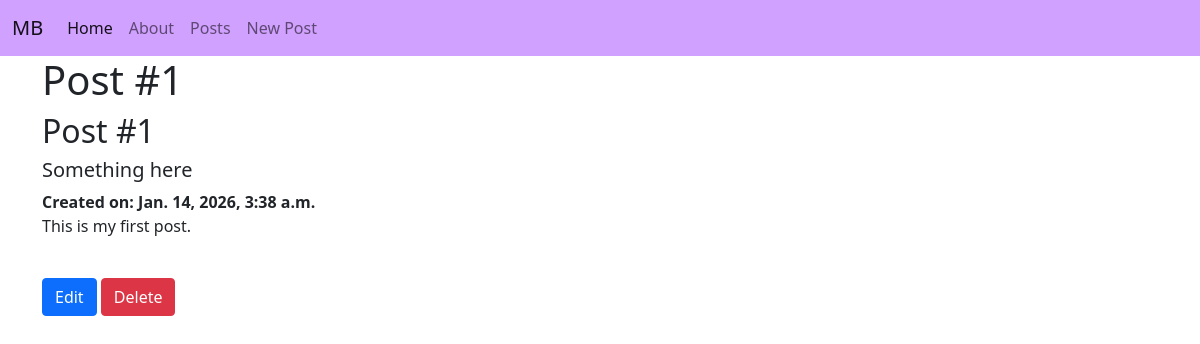
Before: /posts/1 with the older database file.
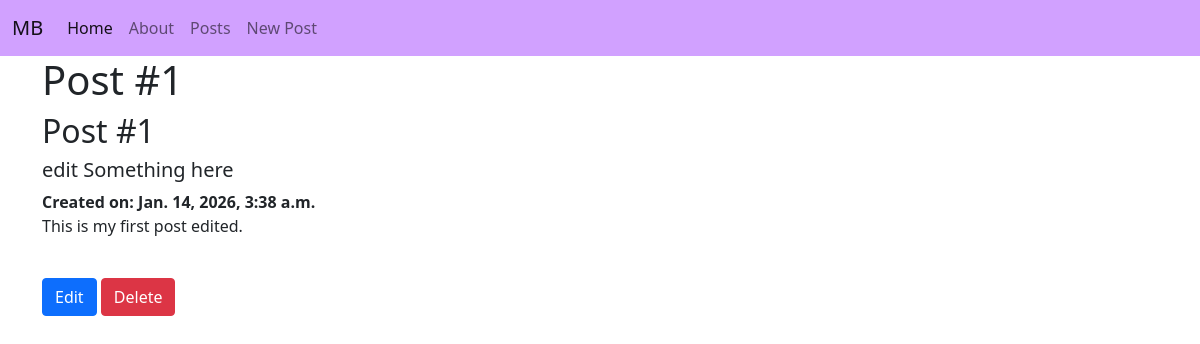
After: the same page with the newer database file.
### posts/models.py (models this page shows, shortened)
class Post(models.Model):
    title = models.CharField(max_length=128)
    subtitle = models.CharField(max_length=256)
    body = models.TextField()
    created_on = models.DateTimeField(auto_now_add=True)

### posts/views.py (the view)
# urls.py: path("<int:pk>", PostDetailView.as_view(), name="post_detail"),
class PostDetailView(DetailView): # GET Method
    template_name = "posts/detail.html"
    model = Post
    context_object_name = "single_post"

### templates/posts/detail.html (shortened to what this page needs)
{% extends 'base.html' %}
{% block content %}
    <h1>Post #{{single_post.id}}</h1>
    <h2>{{single_post.title}}</h2>
    <h5>{{single_post.subtitle}}</h5>
    <strong>Created on: {{single_post.created_on}}</strong>
    <p>{{single_post.body}}</p>
    <br>
    <a href="{% url 'post_edit' single_post.id %}" class="btn btn-primary">Edit</a>
    <a href="{% url 'post_delete' single_post.id %}" class="btn btn-danger">Delete</a>
{% endblock %}

### templates/base.html (shortened to what this page needs)
<!DOCTYPE html>
<html lang="en">
<head>
    <link href="https://cdn.jsdelivr.net/npm/bootstrap@5.0.2/dist/css/bootstrap.min.css" rel="stylesheet">
</head>
<body>
    {% include 'navbar.html' %}
    <div class="container">
        {% block content %}
        {% endblock %}
    </div>
</body>
</html>

### templates/navbar.html (shortened to what this page needs)
<nav class="navbar navbar-expand-lg navbar-light" style="background-color: rgb(209, 161, 255);">
  <div class="container-fluid">
    <a class="navbar-brand" href="{% url 'home' %}">MB</a>
    <div class="collapse navbar-collapse" id="navbarNavAltMarkup">
      <div class="navbar-nav">
        <a class="nav-link active" aria-current="page" href="{% url 'homeTwo' %}">Home</a>
        <a class="nav-link" href="{% url 'about' %}">About</a>
        <a class="nav-link" href="{% url 'post_list' %}">Posts</a>
        <a class="nav-link" href="{% url 'post_new' %}">New Post</a>
      </div>
    </div>
  </div>
</nav>

Changed rows visible on the page:
changed Post "Post #1": subtitle "Something here" → "edit Something here"; body "This is my first post." → "This is my first post edited."
